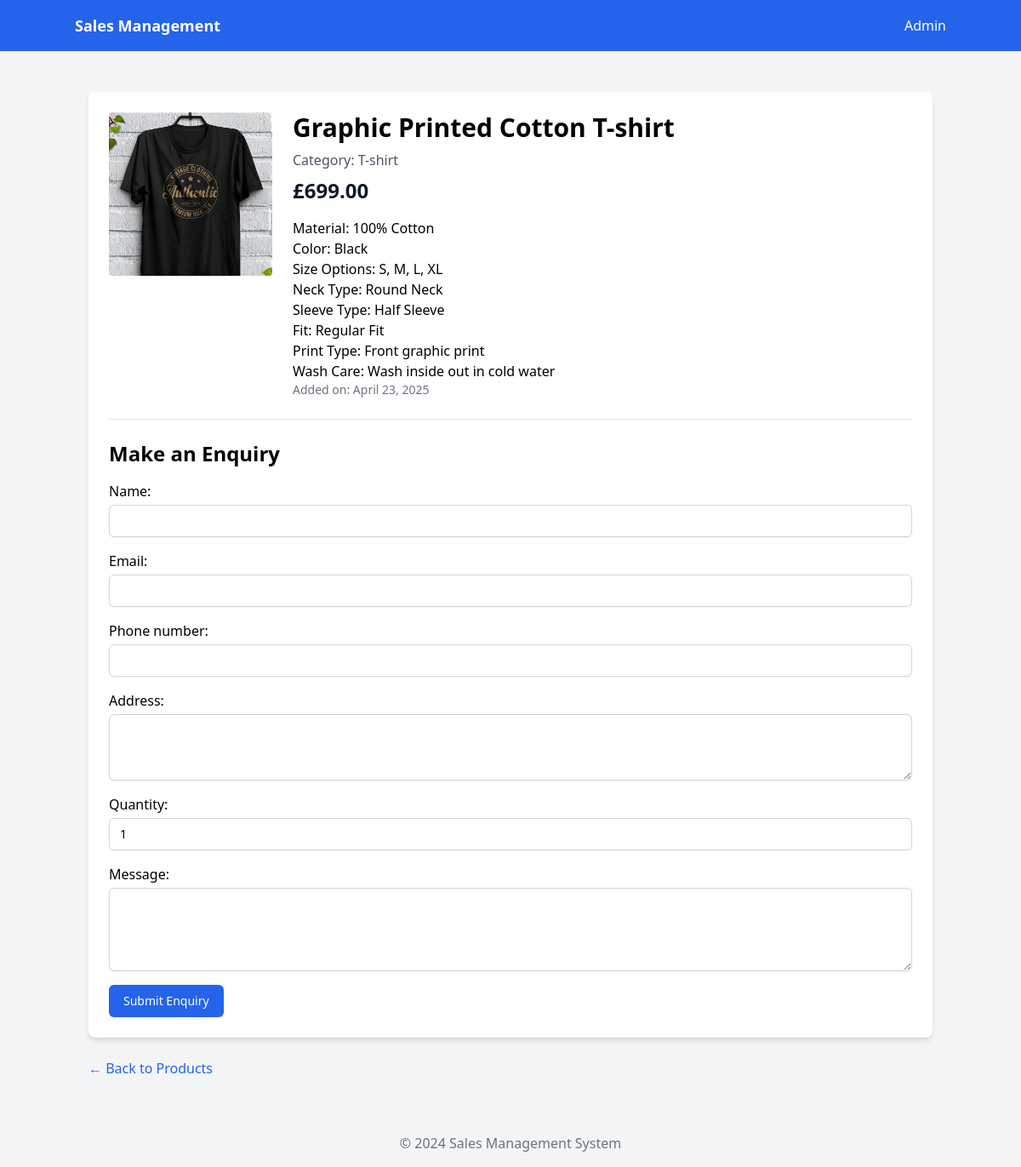
Page /product/3/ on the committed database.
### sales/models.py (models this page shows, shortened)
class Product(models.Model):
    category = models.ForeignKey(Category, on_delete=models.CASCADE, related_name='products')
    name = models.CharField(max_length=200)
    description = models.TextField()
    price = models.DecimalField(max_digits=10, decimal_places=2)
    image = models.ImageField(upload_to='product_images/', blank=True, null=True)
    created_at = models.DateTimeField(auto_now_add=True)
    updated_at = models.DateTimeField(auto_now=True)

class Category(models.Model):
    name = models.CharField(max_length=100, unique=True)
    description = models.TextField(blank=True, null=True)

### sales/views.py (the view)
# urls.py: path('product/<int:pk>/', views.product_detail, name='product_detail'),
def product_detail(request, pk):
    product = get_object_or_404(Product, pk=pk)
    if request.method == 'POST':
        form = EnquiryForm(request.POST)
        if form.is_valid():
            enquiry = form.save(commit=False)
            enquiry.product = product
            enquiry.save()
            messages.success(request, f'Your enquiry for "{product.name}" has been submitted successfully!')
            return redirect('sales:product_detail', pk=product.pk) # Redirect to same page after success
        else:
            messages.error(request, 'There was an error with your submission. Please check the form.')
            pass # Fall through to render the template with the invalid form
    else:
        form = EnquiryForm() # Create a blank form for GET request
    return render(request, 'sales/product_detail.html', {'product': product, 'form': form})

### templates/sales/product_detail.html (shortened to what this page needs)
{% extends 'base.html' %}
{% block content %}
<div class="bg-white rounded-lg shadow-md overflow-hidden p-6">
    <div class="md:flex">
        <div class="md:flex-shrink-0">
            {% if product.image %}
                <img src="{{ product.image.url }}" alt="{{ product.name }}" class="h-48 w-full object-cover md:w-48 rounded">
            {% else %}
                <div class="h-48 w-full md:w-48 bg-gray-200 flex items-center justify-center text-gray-500 rounded">No Image</div>
            {% endif %}
        </div>
        <div class="mt-4 md:mt-0 md:ml-6">
            <h1 class="text-3xl font-bold mb-2">{{ product.name }}</h1>
            <p class="text-gray-600 mb-2">Category: {{ product.category.name }}</p>
            <p class="text-gray-900 text-2xl font-bold mb-4">£{{ product.price }}</p>
            <p class="text-gray-700 mb-4">{{ product.description|linebreaks }}</p>
            <p class="text-sm text-gray-500">Added on: {{ product.created_at|date:"F j, Y" }}</p>
        </div>
    </div>
    <hr class="my-6">
    <h2 class="text-2xl font-semibold mb-4">Make an Enquiry</h2>
    <form method="post" class="space-y-4">
        {{ form.as_p }}
        <button type="submit" class="inline-flex justify-center py-2 px-4 border border-transparent shadow-sm text-sm font-medium rounded-md text-white bg-blue-600 hover:bg-blue-700 focus:outline-none focus:ring-2 focus:ring-offset-2 focus:ring-blue-500">
            Submit Enquiry
        </button>
    </form>
</div>
<div class="mt-6">
    <a href="{% url 'sales:product_list' %}" class="text-blue-600 hover:underline">&larr; Back to Products</a>
</div>
{% endblock %}

### rows in the picture
Product: image (picture), name "Graphic Printed Cotton T-shirt", category.name "T-shirt", price "699.00", description "Material: 100% Cotton Color: Black Size Options: S, M, L, XL Neck Type: Round Neck Sleeve Type: Half Sleeve Fit: Regular Fit Print Type: Front graphic print Wash Care: Wash inside out in cold water", created_at "April 23, 2025"
